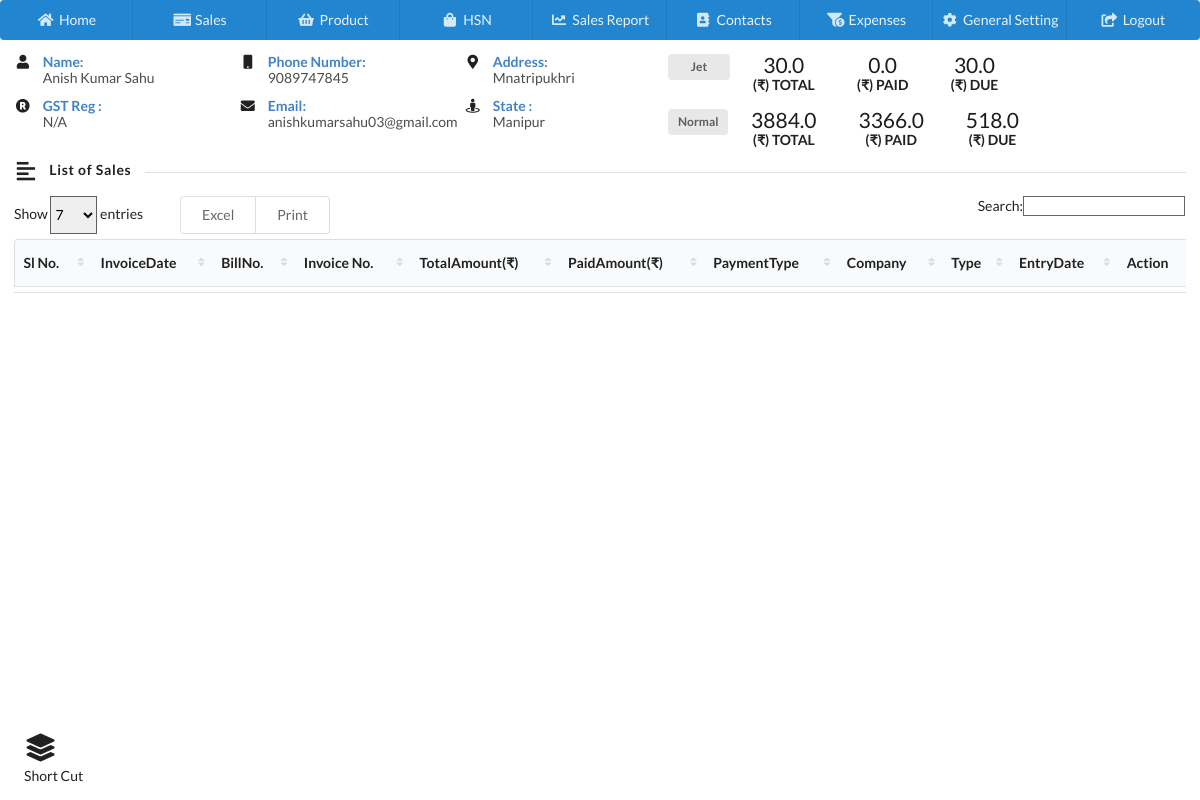
Page /contact/customer_ledger/1/ on the committed database.
### home/models.py (models this page shows, shortened)
class Customer(models.Model):
    name = models.CharField(max_length=200, blank=True, null=True, default='')
    gst = models.CharField(max_length=200, blank=True, null=True, default='')
    state = models.CharField(max_length=200, blank=True, null=True, default='')
    phone = models.CharField(max_length=200, blank=True, null=True, default='')
    address = models.TextField(blank=True, null=True, default='')
    email = models.CharField(max_length=200, blank=True, null=True, default='')
    isDeleted = models.BooleanField(default=False)
    datetime = models.DateTimeField(auto_now_add=True, auto_now=False)
    lastUpdatedOn = models.DateTimeField(auto_now_add=False, auto_now=True)
    class Meta:
        verbose_name_plural = 'e) Customers List'

### home/views.py (the view)
# urls.py: url(r'^contact/customer_ledger/(?P<id>[0-9]+)/$', customer_ledger, name='customer_ledger'),
@is_activated()
def customer_ledger(request, id=None):
    instance = get_object_or_404(Customer, pk=id)
    sale = Sales.objects.filter(customerID_id=instance.pk, isDeleted__exact=False, salesType__icontains='Normal')
    paid = 0.0
    total = 0.0
    for s in sale:
        paid = paid + s.paidAgainstBill
        total = total + s.grandTotal
    sale_j = Sales.objects.filter(customerID_id=instance.pk, isDeleted__exact=False, salesType__icontains='jet')
    paid_j = 0.0
    total_j = 0.0
    for s_j in sale_j:
        paid_j = paid_j + s_j.paidAgainstBill
        total_j = total_j + s_j.grandTotal
    context = {
        'instance': instance,
        'due': total - paid,
        'paid': paid,
        'total': total,
        'due_j': total_j - paid_j,
        'paid_j': paid_j,
        'total_j': total_j,
    }
    return render(request, 'home/customerLedger.html', context)

### activation/views.py (called while the page is built)
def is_activated():
    def _is_activated(view_func):
        @wraps(view_func)
        def wrapper(request, *args, **kwargs):
            try:
                val = Validity.objects.last()
                if val.expiryDate < datetime.today().date():
                    return redirect('/activate/')
                return view_func(request, *args, **kwargs)
            except:
                return view_func(request, *args, **kwargs)
        return wrapper
    return _is_activated

### home/views.py (called while the page is built)
@register.filter('has_group')
def has_group(user, group_name):
    groups = user.groups.all().values_list('name', flat=True)
    return True if group_name in groups else False

### home/templates/home/customerLedger.html (shortened to what this page needs)
{% extends 'home/index.html' %}
{% load static %}
{% block body %}
    <div class="ui" id="customerLedger">
        <div class="content">
            <div class="description">
                <div class="ui right aligned basic segment">
                    <div class="ui internally grid">
                        <div class="row" style="padding-bottom: 0!important;padding-top: 0!important;">
                            <div class="three wide column" style="text-align: left;">
                                <div class="ui very relaxed list">
                                    <div class="item" style="padding-bottom: 0;">
                                        <i class="user icon"></i>
                                        <div class="content">
                                            <a class="header">Name:</a>
                                            <div class="description" >{{ instance.name|capfirst }}</div>
                                        </div>
                                    </div>
                                    <div class="item" style="padding-bottom: 0;">
                                        <i class="registered icon"></i>
                                        <div class="content">
                                            <a class="header">GST Reg :</a>
                                            <div class="description" >{% if instance.gst %}
                                                {{ instance.gst }}
                                            {% else %}
                                                N/A
                                            {% endif %}</div>
                                        </div>
                                    </div>
                                </div>
                            </div>
                            <div class="three wide column" style="text-align: left;">
                                <div class="ui very relaxed list">
                                    <div class="item" style="padding-bottom: 0;">
                                        <i class="mobile icon"></i>
                                        <div class="content">
                                            <a class="header">Phone Number:</a>
                                            <div class="description" >{% if instance.phone %}
                                                {{ instance.phone }}
                                            {% else %}
                                                N/A
                                            {% endif %}</div>
                                        </div>
                                    </div>
                                    <div class="item" style="padding-bottom: 0;">
                                        <i class="mail icon"></i>
                                        <div class="content">
                                            <a class="header">Email:</a>
                                            <div class="description" >{% if instance.email %}
                                                {{ instance.email }}
                                            {% else %}
                                                N/A
                                            {% endif %}</div>
                                        </div>
                                    </div>
                                </div>
                            </div>
                            <div class="three wide column" style="text-align: left;">
                                <div class="ui very relaxed list">
                                    <div class="item" style="padding-bottom: 0;">
                                        <i class="map marker alternate icon"></i>
                                        <div class="content">
                                            <a class="header">Address:</a>
                                            <div class="description" >{% if instance.address %}
                                                {{ instance.address }}
                                            {% else %}
                                                N/A
                                            {% endif %}</div>
                                        </div>
                                    </div>
                                    <div class="item" style="padding-bottom: 0;">
                                        <i class="street view icon"></i>
                                        <div class="content">
                                            <a class="header">State :</a>
                                            <div class="description" >{% if instance.state %}
                                                {{ instance.state }}
                                            {% else %}
                                                N/A
                                            {% endif %}</div>
                                        </div>
                                    </div>
                                </div>
                            </div>
                            <div class="seven wide column ">
                                <div class="ui mini statistics">
                                    <p class="ui label" style="width: 62px;text-align: center">Jet</p>
                                    <div class="statistic">
                                        <div class="value">
                                            {{ total_j }}
                                        </div>
                                        <div class="label">
                                            (₹) Total
                                        </div>
                                    </div>
                                    <div class="statistic tiny">
                                        <div class="value">
                                            {{ paid_j }}
                                        </div>
                                        <div class="label">
                                            (₹) Paid
                                        </div>
                                    </div>
                                    <div class="statistic tiny">
                                        <div class="value">
                                            {{ due_j }}
                                        </div>
                                        <div class="label">
                                            (₹) Due
                                        </div>
                                    </div>
                                </div>
                                <div class="ui mini statistics">
                                    <p class="ui label">Normal</p>
                                    <div class="statistic" >
                                        <div class="value">
                                            {{ total }}
                                        </div>
                                        <div class="label">
                                            (₹) Total
                                        </div>
                                    </div>
                                    <div class="statistic tiny">
                                        <div class="value">
                                            {{ paid }}
                                        </div>
                                        <div class="label">
                                            (₹) Paid
                                        </div>
                                    </div>
                                    <div class="statistic tiny">
                                        <div class="value">
                                            {{ due }}
                                        </div>
                                        <div class="label">
                                            (₹) Due
                                        </div>
                                    </div>
                                </div>
                            </div>
                        </div>
                    </div>
                    <div class="row" >
                        <div class="twelve wide column" style="margin-top: 25px;">
                             <h5 class="ui horizontal left aligned divider header">
                        <i class="left align icon"></i>
                       List of Sales
                    </h5>
                            <table class="ui very compact table" id="itemTable" style="margin-top: 5px;">
                                <thead>
                                <tr>
                                    <th>Sl No.</th>
                                    <th>InvoiceDate</th>
                                    <th>BillNo.</th>
                                    <th>Invoice No.</th>
                                    <th>TotalAmount(₹)</th>
                                    <th>PaidAmount(₹)</th>
                                    <th>PaymentType</th>
                                    <th>Company</th>
                                    <th>Type</th>
                                    <th>EntryDate</th>
                                    <th>Action</th>
                                </tr>
                                </thead>
                            </table>
                        </div>
                    </div>
                </div>
            </div>
        </div>
    </div>
{% endblock %}

### rows in the picture
Customer: name "Anish Kumar Sahu", phone "9089747845", email "anishkumarsahu03@gmail.com", address "Mnatripukhri", state "Manipur"

### other values in the picture
{{ total_j }} "30.0"
{{ paid_j }} "0.0"
{{ due_j }} "30.0"
{{ total }} "3884.0"
{{ paid }} "3366.0"
{{ due }} "518.0"
